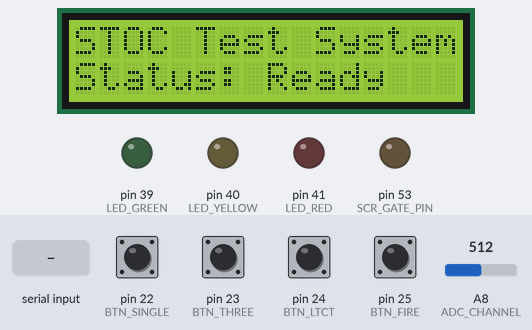
The sketch below on a simulated Arduino Mega 2560, built with avr-gcc and run on an emulated ATmega2560. On the bench: 16×2 character LCD, output pins drawn as LEDs (lit = HIGH). The inputs (shaded band) are chosen by the test bench; at power-on: pin 22 (BTN_SINGLE), pin 23 (BTN_THREE), pin 24 (BTN_LTCT), pin 25 (BTN_FIRE) HIGH, A8 (ADC_CHANNEL) = 512. What the sketch prints to the serial monitor is not drawn.

Above: at 1.2 s.
1.3 s: "1" received over Serial
At 2.5 s:
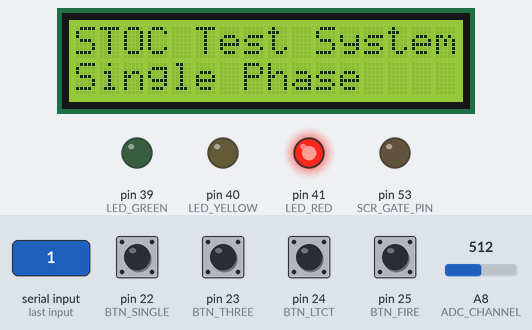
2.8 s: "2" received over Serial
At 3.9 s:
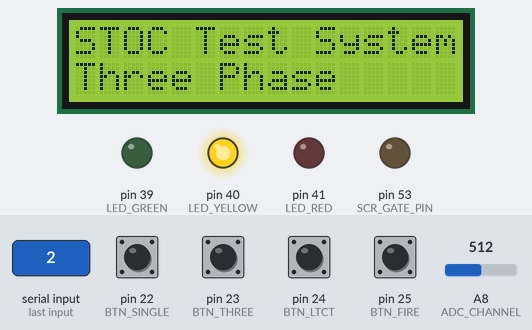
4.3 s: pin 24 (BTN_LTCT) pulled LOW for 0.15 s
At 5.2 s:
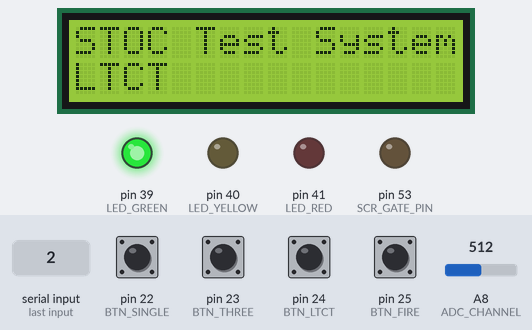
5.9 s: pin 25 (BTN_FIRE) pulled LOW for 0.15 s
At 7.0 s:
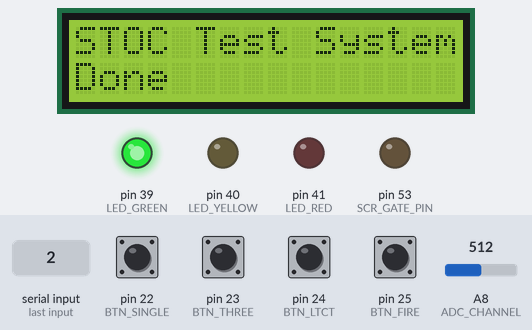
9.0 s: pin 25 (BTN_FIRE) pulled LOW for 1 s
At 11.3 s:
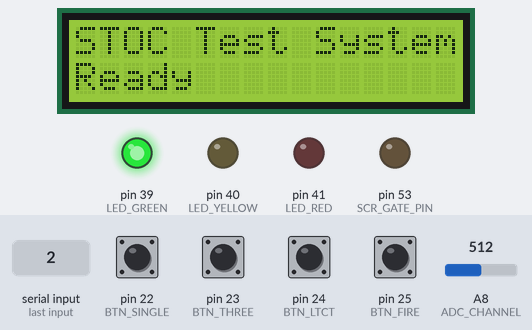
12.3 s: pin 22 (BTN_SINGLE) pulled LOW for 0.15 s
At 13.8 s:
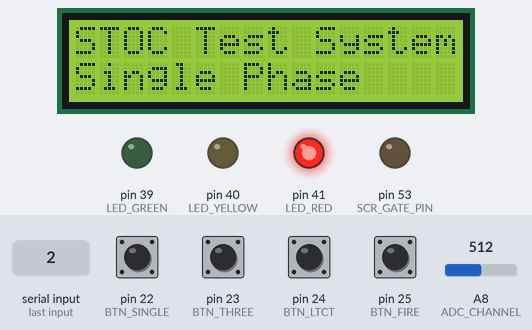
Timing chart, 0 to 14.9 s (numbered marks = the images above; inputs shaded):
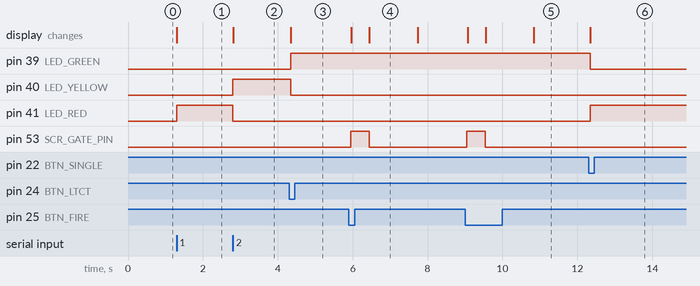

Measured:
- after the input at 1.3 s, pin 41 (LED_RED): LOW → HIGH at once; the display: changes at once (image 1)
- after the input at 2.8 s, pin 40 (LED_YELLOW): LOW → HIGH at once; pin 41 (LED_RED): HIGH → LOW at once; the display: changes at once (image 2)
- after the input at 4.3 s, pin 39 (LED_GREEN): LOW → HIGH at once; pin 40 (LED_YELLOW): HIGH → LOW at once; the display: changes at once (image 3)
- after the input at 5.9 s, pin 53 (SCR_GATE_PIN): LOW → HIGH at once, → LOW 0.50 s later; the display: first changes after 0.07 s (image 4 shows a later state)
- after the input at 9.0 s, pin 53 (SCR_GATE_PIN): LOW → HIGH at once, → LOW 0.50 s later; the display: first changes after 0.07 s (image 5 shows a later state)
- after the input at 12.3 s, pin 39 (LED_GREEN): HIGH → LOW at once; pin 41 (LED_RED): LOW → HIGH at once; the display: changes at once (image 6)
- what the display in image 4 shows lasts 1.3 s, from 6.4 s to 7.7 s

The sketch:

STOC_Firmware.ino
```cpp
/*
  ============================================================
  STOC (Short Time Over Current) Test System - Firmware
  Target: ATMEGA2560 (Arduino Mega 2560)
  Project: PEL Internship - Transformer Design Dept.
  ============================================================
  Functions covered:
   1. Debounced button reading (Phase select + Fire)
   2. LED indicator logic (Red/Yellow/Green)
   3. Serial command parsing (GUI control)
   4. Timer1-based precise pulse generation (10ms / 500ms)
      -> Direct AVR register access for hardware-level accuracy
   5. ADC waveform capture + serial transmission
   6. LCD status updates
  ============================================================
*/

#include <LiquidCrystal.h>

// ---------------- Pin Definitions ----------------
#define BTN_SINGLE   22   // PA0 - Single Phase select
#define BTN_THREE    23   // PA1 - Three Phase select
#define BTN_LTCT     24   // PA2 - LTCT select
#define BTN_FIRE     25   // PA3 - Fire trigger

#define LED_RED      41   // PG0 - Single Phase indicator
#define LED_YELLOW   40   // PG1 - Three Phase indicator
#define LED_GREEN    39   // PG2 - LTCT indicator

#define SCR_GATE_PIN 53   // PB0 -> Optocoupler -> SCR Gate

#define ADC_CHANNEL  A8   // PC0 / A8 - waveform feedback input

// LCD pins: RS, E, D4, D5, D6, D7  (PF0, PF1, PF4-PF7)
LiquidCrystal lcd(A0, A1, A4, A5, A6, A7);

// ---------------- Phase Selection ----------------
enum PhaseType { NONE, SINGLE_PHASE, THREE_PHASE, LTCT };
volatile PhaseType selectedPhase = NONE;

// ---------------- Timer1 CTC values (Prescaler = 256) ----------------
// Formula: OCR1A = (F_CPU / Prescaler) * time_seconds - 1
#define OCR_10MS   624     // 10 ms pulse  (Single Phase / Three Phase)
#define OCR_500MS  31249   // 500 ms pulse (LTCT)

volatile bool pulseComplete = false;

// ---------------- ADC Waveform Buffer ----------------
#define BUFFER_SIZE 200
uint16_t waveformBuffer[BUFFER_SIZE];
volatile uint16_t sampleIndex = 0;

// ---------------- Debounce Handling ----------------
#define DEBOUNCE_MS 40
unsigned long lastDebounceTime[4] = {0, 0, 0, 0};
bool lastRawReading[4]     = {HIGH, HIGH, HIGH, HIGH}; // last raw (unfiltered) pin reading
bool currentStableState[4] = {HIGH, HIGH, HIGH, HIGH}; // confirmed/debounced state

// ============================================================
//  SETUP
// ============================================================
void setup() {
  Serial.begin(9600);

  pinMode(BTN_SINGLE, INPUT_PULLUP);
  pinMode(BTN_THREE, INPUT_PULLUP);
  pinMode(BTN_LTCT, INPUT_PULLUP);
  pinMode(BTN_FIRE, INPUT_PULLUP);

  pinMode(LED_RED, OUTPUT);
  pinMode(LED_YELLOW, OUTPUT);
  pinMode(LED_GREEN, OUTPUT);
  digitalWrite(LED_RED, LOW);
  digitalWrite(LED_YELLOW, LOW);
  digitalWrite(LED_GREEN, LOW);

  pinMode(SCR_GATE_PIN, OUTPUT);
  digitalWrite(SCR_GATE_PIN, LOW);

  lcd.begin(16, 2);
  lcd.setCursor(0, 0);
  lcd.print("STOC Test System");
  lcd.setCursor(0, 1);
  lcd.print("Status: Ready");

  setupTimer1();
}

// ============================================================
//  TIMER1 SETUP (CTC Mode, Prescaler 256, interrupt-driven)
// ============================================================
void setupTimer1() {
  TCCR1A = 0;
  TCCR1B = 0;
  TCNT1  = 0;
  TCCR1B |= (1 << WGM12);     // CTC mode
  TIMSK1 |= (1 << OCIE1A);    // Enable Compare Match A interrupt
  // Timer clock source (prescaler) enabled only when firing starts
}

// ------------------------------------------------------------
// ISR: fires exactly when the pulse duration (OCR1A) elapses
// ------------------------------------------------------------
ISR(TIMER1_COMPA_vect) {
  digitalWrite(SCR_GATE_PIN, LOW);                     // End pulse
  TCCR1B &= ~((1 << CS12) | (1 << CS11) | (1 << CS10)); // Stop timer
  TCNT1 = 0;
  pulseComplete = true;
}

// ============================================================
//  BUTTON DEBOUNCE
// ============================================================
bool readButtonDebounced(int pin, int index) {
  bool reading = digitalRead(pin);
  bool pressedEvent = false;

  // Reset debounce timer whenever the raw reading changes
  if (reading != lastRawReading[index]) {
    lastDebounceTime[index] = millis();
  }

  // Only accept the new reading as "stable" after it holds for DEBOUNCE_MS
  if ((millis() - lastDebounceTime[index]) > DEBOUNCE_MS) {
    if (reading != currentStableState[index]) {
      currentStableState[index] = reading;
      if (currentStableState[index] == LOW) {
        pressedEvent = true;  // valid new press detected
      }
    }
  }

  lastRawReading[index] = reading;
  return pressedEvent;
}

// ============================================================
//  LED + LCD HELPERS
// ============================================================
void updateLEDs() {
  digitalWrite(LED_RED,    selectedPhase == SINGLE_PHASE ? HIGH : LOW);
  digitalWrite(LED_YELLOW, selectedPhase == THREE_PHASE  ? HIGH : LOW);
  digitalWrite(LED_GREEN,  selectedPhase == LTCT          ? HIGH : LOW);
}

void updateLCDStatus(const char* line2) {
  lcd.setCursor(0, 1);
  lcd.print("                "); // clear line (16 spaces)
  lcd.setCursor(0, 1);
  lcd.print(line2);
}

// ============================================================
//  FIRE SEQUENCE (precise pulse + waveform capture)
// ============================================================
void fireSCR() {
  if (selectedPhase == NONE) {
    Serial.println("ERROR: No phase selected");
    return;
  }

  uint16_t ocrValue = (selectedPhase == LTCT) ? OCR_500MS : OCR_10MS;

  updateLCDStatus("Firing...");
  Serial.println("FIRING");

  sampleIndex = 0;
  pulseComplete = false;

  noInterrupts();
  OCR1A = ocrValue;
  TCNT1 = 0;
  interrupts();

  digitalWrite(SCR_GATE_PIN, HIGH);   // Start pulse
  TCCR1B |= (1 << CS12);              // Start Timer1 (prescaler 256)

  // Capture waveform samples as fast as possible until pulse ends
  while (!pulseComplete) {
    if (sampleIndex < BUFFER_SIZE) {
      waveformBuffer[sampleIndex] = analogRead(ADC_CHANNEL);
      sampleIndex++;
    }
  }

  updateLCDStatus("Done");
  Serial.println("FIRE_COMPLETE");

  // Transmit captured waveform to GUI
  Serial.print("WAVEFORM:");
  for (uint16_t i = 0; i < sampleIndex; i++) {
    Serial.print(waveformBuffer[i]);
    if (i < sampleIndex - 1) Serial.print(",");
  }
  Serial.println();

  delay(500);
  updateLCDStatus("Ready");
}

// ============================================================
//  SERIAL COMMAND HANDLER (GUI -> MCU)
//  '1' = Single Phase   '2' = Three Phase   '3' = LTCT   'F'/'f' = Fire
// ============================================================
void handleSerialCommands() {
  if (Serial.available() > 0) {
    char cmd = Serial.read();
    switch (cmd) {
      case '1':
        selectedPhase = SINGLE_PHASE;
        updateLEDs();
        updateLCDStatus("Single Phase");
        Serial.println("MODE: Single Phase");
        break;
      case '2':
        selectedPhase = THREE_PHASE;
        updateLEDs();
        updateLCDStatus("Three Phase");
        Serial.println("MODE: Three Phase");
        break;
      case '3':
        selectedPhase = LTCT;
        updateLEDs();
        updateLCDStatus("LTCT");
        Serial.println("MODE: LTCT");
        break;
      case 'F':
      case 'f':
        fireSCR();
        break;
      default:
        break; // ignore unrecognized bytes
    }
  }
}

// ============================================================
//  MAIN LOOP
// ============================================================
void loop() {
  handleSerialCommands();

  if (readButtonDebounced(BTN_SINGLE, 0)) {
    selectedPhase = SINGLE_PHASE;
    updateLEDs();
    updateLCDStatus("Single Phase");
  }
  if (readButtonDebounced(BTN_THREE, 1)) {
    selectedPhase = THREE_PHASE;
    updateLEDs();
    updateLCDStatus("Three Phase");
  }
  if (readButtonDebounced(BTN_LTCT, 2)) {
    selectedPhase = LTCT;
    updateLEDs();
    updateLCDStatus("LTCT");
  }
  if (readButtonDebounced(BTN_FIRE, 3)) {
    fireSCR();
  }
}
```
